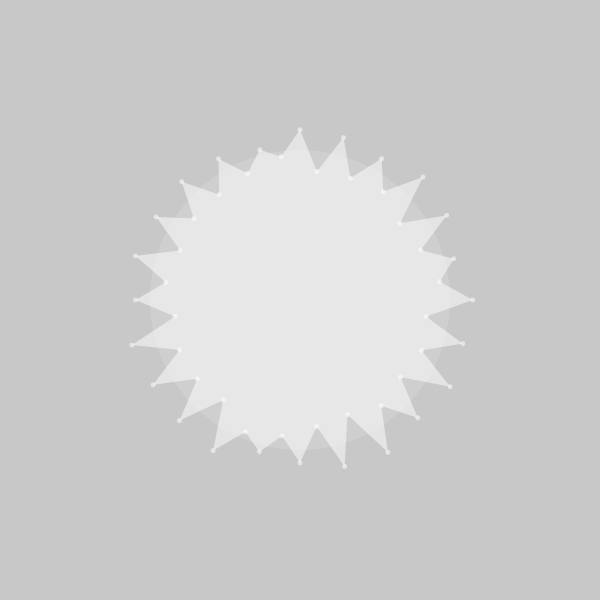
Frame 1 (no input)
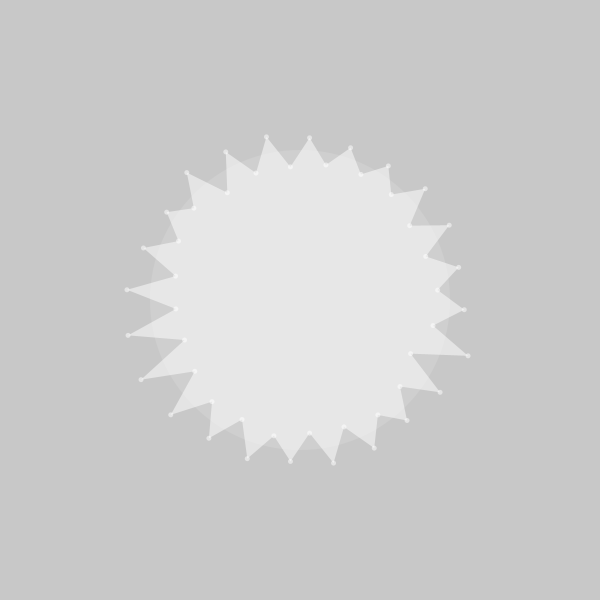
Frame 60 (the mouse pressed at the canvas centre just before this capture)
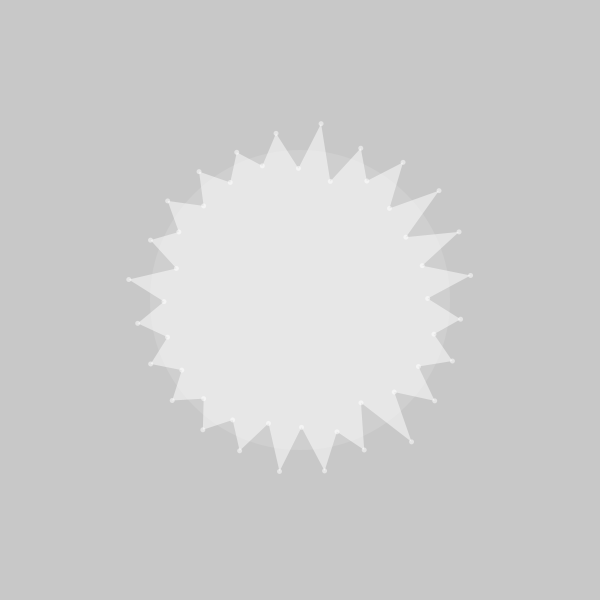
Frame 120 (the mouse held since frame 60 and released just before this capture)

The Processing sketch that drew these frames (run headless with seeded random() and noise(); from frame 60 on, the mouse is pressed at the canvas centre):

// Processing sketch: noiseStar_03
// ── noiseStar_03.pde
star S;

void setup(){
  size(600,600);
  S = new star(300,300,150);
}

void draw(){
  background(200);
  
  S.update();
  S.display();
}

void mouseMoved(){
  S.r = map(mouseX, 0, width, 50,300);
  S.num = int(map(mouseY,0,height, 4,48));
}

// ── star.pde
class star{
  
  float x,y,r;
  int num;
  
  float t;
  color c;
  float d;
  
  star(float _x, float _y, float _r){
    x = _x;
    y = _y;
    r = _r;
    
    c = color(255,32);
    num = 24;
    d = r/2;
  }
  
  void display(){
    noStroke();
    
    // trigonom
    float aa = TWO_PI / num;
    
    fill(255,128);
    beginShape();
    
    for(int n = 0; n<num; n++){
      
      float a = aa*n;
      float dd = map(noise(t +(60*n)), 0,1, 0, d/2);
      
      float xp = x + cos(a+t/100)*(r+dd);
      float yp = y + sin(a+t/100)*(r+dd);
      
      vertex(xp, yp);
      ellipse(xp, yp, 5,5);
      
      a+= aa/2;
      float xpi = x + cos(a+t/100)*(r-dd);
      float ypi = y + sin(a+t/100)*(r-dd);
      
      vertex(xpi, ypi);
      ellipse(xpi, ypi, 5,5);
    }
    
    
    endShape(CLOSE);
    
    fill(c);
    ellipse(x,y,r*2,r*2);
    
    t+=0.1;
    
  }
  
  void update(){
    
  }
  
}
